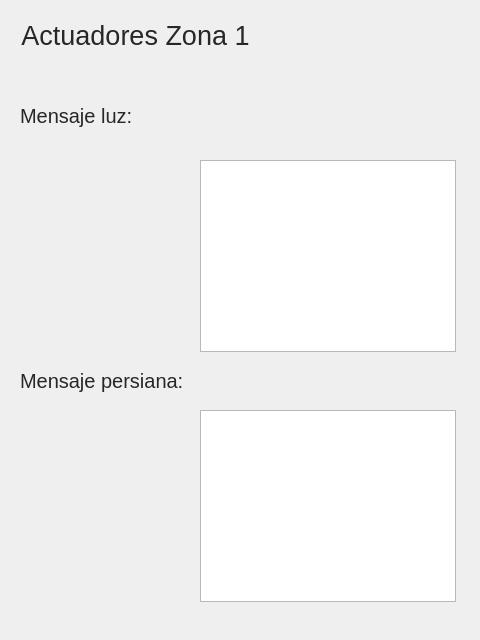
<?xml version="1.0" encoding="UTF-8"?>
<ui version="4.0">
 <class>MainWindow</class>
 <widget class="QMainWindow" name="MainWindow">
  <property name="geometry">
   <rect>
    <x>0</x>
    <y>0</y>
    <width>480</width>
    <height>640</height>
   </rect>
  </property>
  <property name="sizePolicy">
   <sizepolicy hsizetype="Fixed" vsizetype="Fixed">
    <horstretch>0</horstretch>
    <verstretch>0</verstretch>
   </sizepolicy>
  </property>
  <property name="minimumSize">
   <size>
    <width>480</width>
    <height>640</height>
   </size>
  </property>
  <property name="maximumSize">
   <size>
    <width>480</width>
    <height>640</height>
   </size>
  </property>
  <property name="windowTitle">
   <string>MainWindow</string>
  </property>
  <property name="styleSheet">
   <string notr="true">QPushButton, QToolButton, QCommandLinkButton{
    padding: 0 5px 0 5px;
    border-style: solid;
    border-top-color: qlineargradient(spread:pad, x1:0, y1:0, x2:0, y2:1, stop:0 #c1c9cf, stop:1 #d2d8dd);
    border-right-color: qlineargradient(spread:pad, x1:1, y1:0, x2:0, y2:0, stop:0 #c1c9cf, stop:1 #d2d8dd);
    border-bottom-color: qlineargradient(spread:pad, x1:0, y1:1, x2:0, y2:0, stop:0 #c1c9cf, stop:1 #d2d8dd);
    border-left-color: qlineargradient(spread:pad, x1:0, y1:0, x2:1, y2:0, stop:0 #c1c9cf, stop:1 #d2d8dd);
    border-width: 2px;
    border-radius: 8px;
    color: #616161;
    font-weight: bold;
    background-color: qlineargradient(spread:pad, x1:0.5, y1:0, x2:0.5, y2:1, stop:0 #fbfdfd, stop:0.5 #ffffff, stop:1 #fbfdfd);
}
QPushButton::default, QToolButton::default, QCommandLinkButton::default{
    border: 2px solid transparent;
    color: #FFFFFF;
    background-color: qlineargradient(spread:pad, x1:0.5, y1:0, x2:0.5, y2:1, stop:0 #84afe5, stop:1 #1168e4);
}
QPushButton:hover, QToolButton:hover, QCommandLinkButton:hover{
    color: #3d3d3d;
}
QPushButton:pressed, QToolButton:pressed, QCommandLinkButton:pressed{
    color: #aeaeae;
    background-color: qlineargradient(spread:pad, x1:0.5, y1:0, x2:0.5, y2:1, stop:0 #ffffff, stop:0.5 #fbfdfd, stop:1 #ffffff);
}
QPushButton:disabled, QToolButton:disabled, QCommandLinkButton:disabled{
    color: #616161;
    background-color: qlineargradient(spread:pad, x1:0.5, y1:0, x2:0.5, y2:1, stop:0 #dce7eb, stop:0.5 #e0e8eb, stop:1 #dee7ec);
}
QLineEdit, QTextEdit, QPlainTextEdit, QSpinBox, QDoubleSpinBox, QTimeEdit, QDateEdit, QDateTimeEdit {
    border-width: 2px;
    border-radius: 8px;
    border-style: solid;
    border-top-color: qlineargradient(spread:pad, x1:0.5, y1:1, x2:0.5, y2:0, stop:0 #c1c9cf, stop:1 #d2d8dd);
    border-right-color: qlineargradient(spread:pad, x1:0, y1:0, x2:1, y2:0, stop:0 #c1c9cf, stop:1 #d2d8dd);
    border-bottom-color: qlineargradient(spread:pad, x1:0.5, y1:0, x2:0.5, y2:1, stop:0 #c1c9cf, stop:1 #d2d8dd);
    border-left-color: qlineargradient(spread:pad, x1:1, y1:0, x2:0, y2:0, stop:0 #c1c9cf, stop:1 #d2d8dd);
    background-color: #f4f4f4;
    color: #3d3d3d;
}
QLineEdit:focus, QTextEdit:focus, QPlainTextEdit:focus, QSpinBox:focus, QDoubleSpinBox:focus, QTimeEdit:focus, QDateEdit:focus, QDateTimeEdit:focus {
    border-width: 2px;
    border-radius: 8px;
    border-style: solid;
    border-top-color: qlineargradient(spread:pad, x1:0.5, y1:1, x2:0.5, y2:0, stop:0 #85b7e3, stop:1 #9ec1db);
    border-right-color: qlineargradient(spread:pad, x1:0, y1:0, x2:1, y2:0, stop:0 #85b7e3, stop:1 #9ec1db);
    border-bottom-color: qlineargradient(spread:pad, x1:0.5, y1:0, x2:0.5, y2:1, stop:0 #85b7e3, stop:1 #9ec1db);
    border-left-color: qlineargradient(spread:pad, x1:1, y1:0, x2:0, y2:0, stop:0 #85b7e3, stop:1 #9ec1db);
    background-color: #f4f4f4;
    color: #3d3d3d;
}
QLineEdit:disabled, QTextEdit:disabled, QPlainTextEdit:disabled, QSpinBox:disabled, QDoubleSpinBox:disabled, QTimeEdit:disabled, QDateEdit:disabled, QDateTimeEdit:disabled {
    color: #b9b9b9;
}
QSpinBox::up-button, QDoubleSpinBox::up-button, QTimeEdit::up-button, QDateEdit::up-button, QDateTimeEdit::up-button {
    subcontrol-origin: padding;
    subcontrol-position: top right;
    width: 15px;
    color: #272727;
    border-left-width: 1px;
    border-left-color: darkgray;
    border-left-style: solid;
    border-top-right-radius: 3px;
    padding: 3px;
}
QSpinBox::down-button, QDoubleSpinBox::down-button, QTimeEdit::down-button, QDateEdit::down-button, QDateTimeEdit::down-button {
    subcontrol-origin: padding;
    subcontrol-position: bottom right;
    width: 15px;
    color: #272727;
    border-left-width: 1px;
    border-left-color: darkgray;
    border-left-style: solid;
    border-bottom-right-radius: 3px;
    padding: 3px;
}
QSpinBox::up-button:pressed, QDoubleSpinBox::up-button:pressed, QTimeEdit::up-button:pressed, QDateEdit::up-button:pressed, QDateTimeEdit::up-button:pressed {
    color: #aeaeae;
    background-color: qlineargradient(spread:pad, x1:0.5, y1:0, x2:0.5, y2:1, stop:0 #ffffff, stop:0.5 #fbfdfd, stop:1 #ffffff);
}
QSpinBox::down-button:pressed, QDoubleSpinBox::down-button:pressed, QTimeEdit::down-button:pressed, QDateEdit::down-button:pressed, QDateTimeEdit::down-button:pressed {
    color: #aeaeae;
    background-color: qlineargradient(spread:pad, x1:0.5, y1:0, x2:0.5, y2:1, stop:0 #ffffff, stop:0.5 #fbfdfd, stop:1 #ffffff);
}
QSpinBox::up-button:hover, QDoubleSpinBox::up-button:hover, QTimeEdit::up-button:hover, QDateEdit::up-button:hover, QDateTimeEdit::up-button:hover {
    color: #FFFFFF;
    border-top-right-radius: 5px;
    background-color: qlineargradient(spread:pad, x1:0.5, y1:0, x2:0.5, y2:1, stop:0 #84afe5, stop:1 #1168e4);
    
}
QSpinBox::down-button:hover, QDoubleSpinBox::down-button:hover, QTimeEdit::down-button:hover, QDateEdit::down-button:hover, QDateTimeEdit::down-button:hover {
    color: #FFFFFF;
    border-bottom-right-radius: 5px;
    background-color: qlineargradient(spread:pad, x1:0.5, y1:0, x2:0.5, y2:1, stop:0 #84afe5, stop:1 #1168e4);
}
QSpinBox::up-arrow, QDoubleSpinBox::up-arrow, QTimeEdit::up-arrow, QDateEdit::up-arrow, QDateTimeEdit::up-arrow {
    image: url(/usr/share/icons/Adwaita/16x16/actions/go-up-symbolic.symbolic.png);
}
QSpinBox::down-arrow, QDoubleSpinBox::down-arrow, QTimeEdit::down-arrow, QDateEdit::down-arrow, QDateTimeEdit::down-arrow {
    image: url(/usr/share/icons/Adwaita/16x16/actions/go-down-symbolic.symbolic.png);
}
QProgressBar {
    max-height: 8px;
    text-align: center;
    font: italic bold 11px;
    color: #3d3d3d;
    border: 1px solid transparent;
    border-radius:4px;
    background-color: qlineargradient(spread:pad, x1:0, y1:0, x2:0, y2:1, stop:0 #ddd5d5, stop:0.5 #dad3d3, stop:1 #ddd5d5);
}
QProgressBar::chunk {
    background-color: qlineargradient(spread:pad, x1:0, y1:0, x2:0, y2:1, stop:0 #467dd1, stop:0.5 #3b88fc, stop:1 #467dd1);
    border-radius: 4px;
}
QProgressBar:disabled {
    color: #616161;
}
QProgressBar::chunk:disabled {
    background-color: #aeaeae;
}
QSlider::groove {
    border: 1px solid #bbbbbb;
    background-color: #52595d;
    border-radius: 4px;
}
QSlider::groove:horizontal {
    height: 6px;
}
QSlider::groove:vertical {
    width: 6px;
}
QSlider::handle:horizontal {
    background: #ffffff;
    border-style: solid;
    border-width: 1px;
    border-color: rgb(207,207,207);
    width: 12px;
    margin: -5px 0;
    border-radius: 7px;
}
QSlider::handle:vertical {
    background: #ffffff;
    border-style: solid;
    border-width: 1px;
    border-color: rgb(207,207,207);
    height: 12px;
    margin: 0 -5px;
    border-radius: 7px;
}
QSlider::add-page, QSlider::sub-page {
    border: 1px transparent;
    background-color: #52595d;
    border-radius: 4px;
}
QSlider::add-page:horizontal {
    background: qlineargradient(spread:pad, x1:0, y1:0, x2:0, y2:1, stop:0 #ddd5d5, stop:0.5 #dad3d3, stop:1 #ddd5d5);
}
QSlider::sub-page:horizontal {
    background-color: qlineargradient(spread:pad, x1:0, y1:0, x2:1, y2:0, stop:0 #467dd1, stop:0.5 #3b88fc, stop:1 #467dd1);
}
QSlider::add-page:vertical {
    background-color: qlineargradient(spread:pad, x1:0, y1:0, x2:0, y2:1, stop:0 #467dd1, stop:0.5 #3b88fc, stop:1 #467dd1);
}
QSlider::sub-page:vertical {
    background: qlineargradient(spread:pad, x1:0, y1:0, x2:1, y2:0, stop:0 #ddd5d5, stop:0.5 #dad3d3, stop:1 #ddd5d5);
}
QSlider::add-page:horizontal:disabled, QSlider::sub-page:horizontal:disabled, QSlider::add-page:vertical:disabled, QSlider::sub-page:vertical:disabled {
    background: #b9b9b9;
}
QComboBox, QFontComboBox {
    border-width: 2px;
    border-radius: 8px;
    border-style: solid;
    border-top-color: qlineargradient(spread:pad, x1:0.5, y1:1, x2:0.5, y2:0, stop:0 #c1c9cf, stop:1 #d2d8dd);
    border-right-color: qlineargradient(spread:pad, x1:0, y1:0, x2:1, y2:0, stop:0 #c1c9cf, stop:1 #d2d8dd);
    border-bottom-color: qlineargradient(spread:pad, x1:0.5, y1:0, x2:0.5, y2:1, stop:0 #c1c9cf, stop:1 #d2d8dd);
    border-left-color: qlineargradient(spread:pad, x1:1, y1:0, x2:0, y2:0, stop:0 #c1c9cf, stop:1 #d2d8dd);
    background-color: #f4f4f4;
    color: #272727;
    padding-left: 5px;
}
QComboBox:editable, QComboBox:!editable, QComboBox::drop-down:editable, QComboBox:!editable:on, QComboBox::drop-down:editable:on {
    background: #ffffff;
}
QComboBox::drop-down {
    subcontrol-origin: padding;
    subcontrol-position: top right;
    width: 15px;
    color: #272727;
    border-left-width: 1px;
    border-left-color: darkgray;
    border-left-style: solid;
    border-top-right-radius: 3px;
    border-bottom-right-radius: 3px;
}
QComboBox::down-arrow {
    image: url(/usr/share/icons/Adwaita/16x16/actions/go-down-symbolic.symbolic.png); /*Adawaita icon thene*/
}

QComboBox::down-arrow:on {
    top: 1px;
    left: 1px;
}
QComboBox QAbstractItemView {
    border: 1px solid darkgray;
    border-radius: 8px;
    selection-background-color: #dadada;
    selection-color: #272727;
    color: #272727;
    background: white;
}
QLabel, QCheckBox, QRadioButton {
    color: #272727;
}
QCheckBox {
    padding: 2px;
}
QCheckBox:disabled, QRadioButton:disabled {
    color: #808086;
    padding: 2px;
}

QCheckBox:hover {
    border-radius:4px;
    border-style:solid;
    padding-left: 1px;
    padding-right: 1px;
    padding-bottom: 1px;
    padding-top: 1px;
    border-width:1px;
    border-color: transparent;
}
QCheckBox::indicator:checked {
    image: url(/usr/share/icons/Adwaita/16x16/actions/object-select-symbolic.symbolic.png);
    height: 15px;
    width: 15px;
    border-style:solid;
    border-width: 1px;
    border-color: #48a5fd;
    color: #ffffff;
    border-radius: 3px;
    background-color: qlineargradient(spread:pad, x1:0, y1:0, x2:0, y2:1, stop:0 #48a5fd, stop:0.5 #329cfb, stop:1 #48a5fd);
}
QCheckBox::indicator:unchecked {
    
    height: 15px;
    width: 15px;
    border-style:solid;
    border-width: 1px;
    border-color: #48a5fd;
    border-radius: 3px;
    background-color: #fbfdfa;
}
QLCDNumber {
    color: #616161;;
}
QMenuBar {
    background-color: #ececec;
}
QMenuBar::item {
    color: #616161;
    spacing: 3px;
    padding: 1px 4px;
    background-color: #ececec;
}

QMenuBar::item:selected {
    background-color: #dadada;
    color: #3d3d3d;
}
QMenu {
    background-color: #ececec;
}
QMenu::item:selected {
    background-color: #dadada;
    color: #3d3d3d;
}
QMenu::item {
    color: #616161;;
    background-color: #e0e0e0;
}
QTabWidget {
    color:rgb(0,0,0);
    background-color:#000000;
}
QTabWidget::pane {
    border-color: #050a0e;
    background-color: #e0e0e0;
    border-width: 1px;
    border-radius: 4px;
    position: absolute;
    top: -0.5em;
    padding-top: 0.5em;
}

QTabWidget::tab-bar {
    alignment: center;
}

QTabBar::tab {
    border-bottom: 1px solid #c0c0c0;
    padding: 3px;
    color: #272727;
    background-color: #fefefc;
    margin-left:0px;
}
QTabBar::tab:!last {
    border-right: 1px solid;
    border-right-color: #c0c0c0;
    border-bottom-color: #c0c0c0;
}
QTabBar::tab:first {
    border-top-left-radius: 4px;
    border-bottom-left-radius: 4px;
}
QTabBar::tab:last {
    border-top-right-radius: 4px;
    border-bottom-right-radius: 4px;
}
QTabBar::tab:selected, QTabBar::tab:last:selected, QTabBar::tab:hover {
    color: #FFFFFF;
    background-color: qlineargradient(spread:pad, x1:0.5, y1:0, x2:0.5, y2:1, stop:0 #84afe5, stop:1 #1168e4);
}
QRadioButton::indicator {
    height: 14px;
    width: 14px;
    border-style:solid;
    border-radius:7px;
    border-width: 1px;
}
QRadioButton::indicator:checked {
    border-color: #48a5fd;
    background-color: qradialgradient(cx:0.5, cy:0.5, radius:0.4,fx:0.5, fy:0.5, stop:0 #ffffff, stop:0.5 #ffffff, stop:0.6 #48a5fd, stop:1 #48a5fd);
}
QRadioButton::indicator:!checked {
    border-color: #a9b7c6;
    background-color: #fbfdfa;
}
QStatusBar {
    color:#027f7f;
}

QDial {
    background: #16a085;
}

QToolBox {
    color: #a9b7c6;
    background-color: #222b2e;
}
QToolBox::tab {
    color: #a9b7c6;
    background-color:#222b2e;
}
QToolBox::tab:selected {
    color: #FFFFFF;
    background-color:#222b2e;
}
QScrollArea {
    color: #FFFFFF;
    background-color:#222b2e;
}

QScrollBar:horizontal {
	max-height: 10px;
	border: 1px transparent grey;
	margin: 0px 20px 0px 20px;
	background: transparent;
}
QScrollBar:vertical {
	max-width: 10px;
	border: 1px transparent grey;
	margin: 20px 0px 20px 0px;
	background: transparent;
}
QScrollBar::handle:vertical, QScrollBar::handle:horizontal {
	background: #52595d;
	border-style: transparent;
	border-radius: 4px;
	min-height: 25px;
}
QScrollBar::handle:horizontal:hover, QScrollBar::handle:vertical:hover {
	background: qlineargradient(spread:pad, x1:0, y1:0, x2:1, y2:0, stop:0 #467dd1, stop:0.5 #3b88fc, stop:1 #467dd1);
}
QScrollBar::add-line, QScrollBar::sub-line {
    border: 2px transparent grey;
    border-radius: 4px;
    subcontrol-origin: margin;
    background: #b9b9b9;
}
QScrollBar::add-line:horizontal {
    width: 20px;
    subcontrol-position: right;
}
QScrollBar::add-line:vertical {
    height: 20px;
    subcontrol-position: bottom;
}
QScrollBar::sub-line:horizontal {
    width: 20px;
    subcontrol-position: left;
}
QScrollBar::sub-line:vertical {
    height: 20px;
    subcontrol-position: top;
}
QScrollBar::add-line:vertical:pressed, QScrollBar::add-line:horizontal:pressed, QScrollBar::sub-line:horizontal:pressed, QScrollBar::sub-line:vertical:pressed {
    background: qlineargradient(spread:pad, x1:0, y1:0, x2:1, y2:0, stop:0 #467dd1, stop:0.5 #3b88fc, stop:1 #467dd1);
}
QScrollBar::add-page:horizontal, QScrollBar::sub-page:horizontal, QScrollBar::add-page:vertical, QScrollBar::sub-page:vertical {
    background: none;
}
QScrollBar::up-arrow:vertical {
    image: url(/usr/share/icons/Adwaita/16x16/actions/go-up-symbolic.symbolic.png);
}
QScrollBar::down-arrow:vertical {
    image: url(/usr/share/icons/Adwaita/16x16/actions/go-down-symbolic.symbolic.png);
}
QScrollBar::left-arrow:horizontal {
    image: url(/usr/share/icons/Adwaita/16x16/actions/go-previous-symbolic.symbolic.png);
}
QScrollBar::right-arrow:horizontal {
    image: url(/usr/share/icons/Adwaita/16x16/actions/go-next-symbolic.symbolic.png);
}</string>
  </property>
  <widget class="QWidget" name="centralwidget">
   <widget class="QGraphicsView" name="imagen_luz">
    <property name="geometry">
     <rect>
      <x>200</x>
      <y>160</y>
      <width>256</width>
      <height>192</height>
     </rect>
    </property>
    <property name="interactive">
     <bool>false</bool>
    </property>
   </widget>
   <widget class="QGraphicsView" name="imagen_persiana">
    <property name="geometry">
     <rect>
      <x>200</x>
      <y>410</y>
      <width>256</width>
      <height>192</height>
     </rect>
    </property>
    <property name="interactive">
     <bool>false</bool>
    </property>
   </widget>
   <widget class="QLabel" name="label2">
    <property name="geometry">
     <rect>
      <x>20</x>
      <y>90</y>
      <width>161</width>
      <height>51</height>
     </rect>
    </property>
    <property name="font">
     <font>
      <pointsize>15</pointsize>
     </font>
    </property>
    <property name="text">
     <string>Mensaje luz:</string>
    </property>
    <property name="alignment">
     <set>Qt::AlignLeading|Qt::AlignLeft|Qt::AlignVCenter</set>
    </property>
   </widget>
   <widget class="QLabel" name="persiana">
    <property name="geometry">
     <rect>
      <x>200</x>
      <y>350</y>
      <width>251</width>
      <height>61</height>
     </rect>
    </property>
    <property name="font">
     <font>
      <pointsize>16</pointsize>
     </font>
    </property>
    <property name="text">
     <string/>
    </property>
    <property name="alignment">
     <set>Qt::AlignCenter</set>
    </property>
   </widget>
   <widget class="QLabel" name="label3">
    <property name="geometry">
     <rect>
      <x>20</x>
      <y>350</y>
      <width>171</width>
      <height>61</height>
     </rect>
    </property>
    <property name="font">
     <font>
      <pointsize>15</pointsize>
     </font>
    </property>
    <property name="text">
     <string>Mensaje persiana:</string>
    </property>
    <property name="alignment">
     <set>Qt::AlignLeading|Qt::AlignLeft|Qt::AlignVCenter</set>
    </property>
   </widget>
   <widget class="QLabel" name="label">
    <property name="geometry">
     <rect>
      <x>20</x>
      <y>20</y>
      <width>231</width>
      <height>31</height>
     </rect>
    </property>
    <property name="font">
     <font>
      <pointsize>20</pointsize>
     </font>
    </property>
    <property name="text">
     <string>Actuadores Zona 1</string>
    </property>
    <property name="alignment">
     <set>Qt::AlignCenter</set>
    </property>
   </widget>
   <widget class="QLabel" name="luz">
    <property name="geometry">
     <rect>
      <x>200</x>
      <y>90</y>
      <width>251</width>
      <height>51</height>
     </rect>
    </property>
    <property name="font">
     <font>
      <pointsize>16</pointsize>
     </font>
    </property>
    <property name="text">
     <string/>
    </property>
    <property name="alignment">
     <set>Qt::AlignCenter</set>
    </property>
   </widget>
  </widget>
 </widget>
 <resources/>
 <connections/>
</ui>
